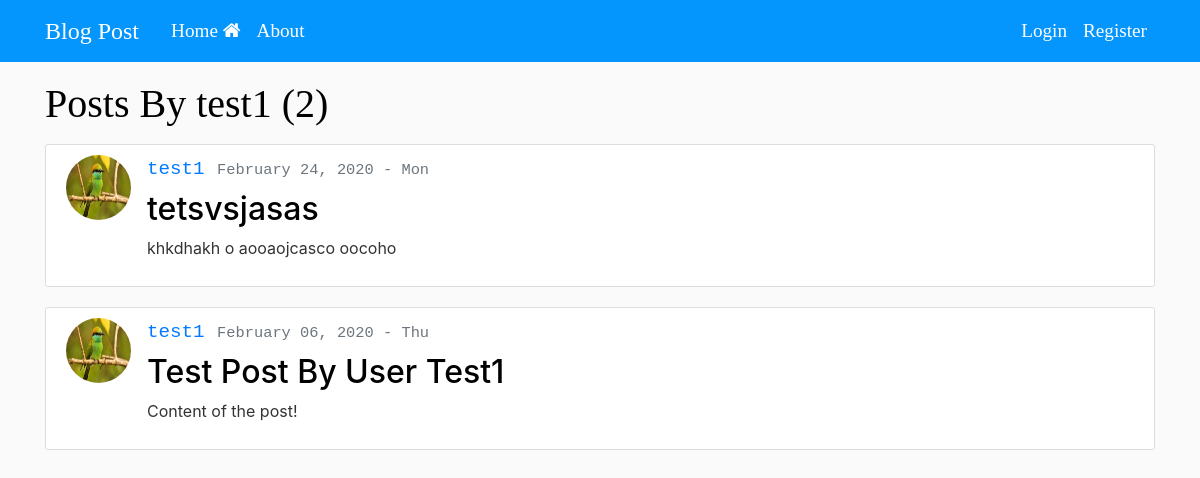
The app's page /user/test1 with its own data.
### blog/models.py (models this page shows, shortened)
class Post(models.Model):
    title = models.CharField(max_length=100)
    content = models.TextField()
    date_posted = models.DateTimeField(default=timezone.now)
    author = models.ForeignKey(User, on_delete=models.CASCADE)

### users/models.py (models this page shows, shortened)
class Profile(models.Model):
    user = models.OneToOneField(User, on_delete=models.CASCADE)
    image = models.ImageField(default='default.jpg', upload_to='profile_pics')

### blog/views.py (the view)
# urls.py: path('user/<str:username>', UserPostListView.as_view(), name='user-posts'),
class UserPostListView(ListView):
    model = Post
    template_name = 'blog/user_posts.html'  # <app>/<model>_<viewtype>.html
    context_object_name = 'posts'
    paginate_by = 5
    def get_queryset(self):
        user = get_object_or_404(User, username=self.kwargs.get('username'))
        return Post.objects.filter(author=user).order_by('-date_posted')

### blog/templates/blog/user_posts.html (shortened to what this page needs)
{% extends "blog/base.html" %}
{% block content %}
<h1 class=" mb-3">
    <font-face3>Posts By {{ view.kwargs.username }} ({{ page_obj.paginator.count }})</font-face3>
</h1>
{% for blog in posts %}
<article class="media content-section delete_post">
    <img class="rounded-circle article-img" src="{{ blog.author.profile.image.url }}">
    <div class="media-body">
        <div class="article-metadata">
            <a class="mr-2" href="{% url 'user-posts' blog.author.username %}">
                <font-face2>{{ blog.author }}</font-face2>
            </a>
            <small class="text-muted">
                <font-face2>{{ blog.date_posted|date:"F d, Y - D" }}</font-face2>
            </small>
        </div>
        <h2><a class="article-title" href="{% url 'post-detail' blog.id %}">{{ blog.title }}</a>
        </h2>
        <p class="article-content">{{ blog.content }}</p>
    </div>
</article>
{% endfor %}
{% endblock content %}

### blog/static/blog/main.css (style rules this page uses)
body { background: #fafafa; color: #333333; margin-top: 5rem; }
font-face2 { font-family: 'Courier New', Courier, monospace; font-size: larger; }
font-face3 { font-family: Cambria, Cochin, Georgia, Times, 'Times New Roman', serif; }
h1, h2, h3, h4, h5, h6 { color: #000000; }
.content-section { background: #ffffff; padding: 10px 20px; border: 1px solid #dddddd; border-radius: 3px; margin-bottom: 20px; }
.article-title { color: #000000; }
.article-content { white-space: pre-line; }
.article-img { height: 65px; width: 65px; margin-right: 16px; }
.article-metadata { padding-bottom: 1px; margin-bottom: 4px; border-bottom: 1px solid #ffffff }

### records on screen
Post: author.profile.image (picture), author "test1", date_posted "February 24, 2020 - Mon", title "tetsvsjasas", content "khkdhakh o aooaojcasco oocoho"
Post: author.profile.image (picture), author "test1", date_posted "February 06, 2020 - Thu", title "Test Post By User Test1", content "Content of the post!"

### other values on screen
{{ view.kwargs.username }} "test1"
{{ page_obj.paginator.count }} "2"
